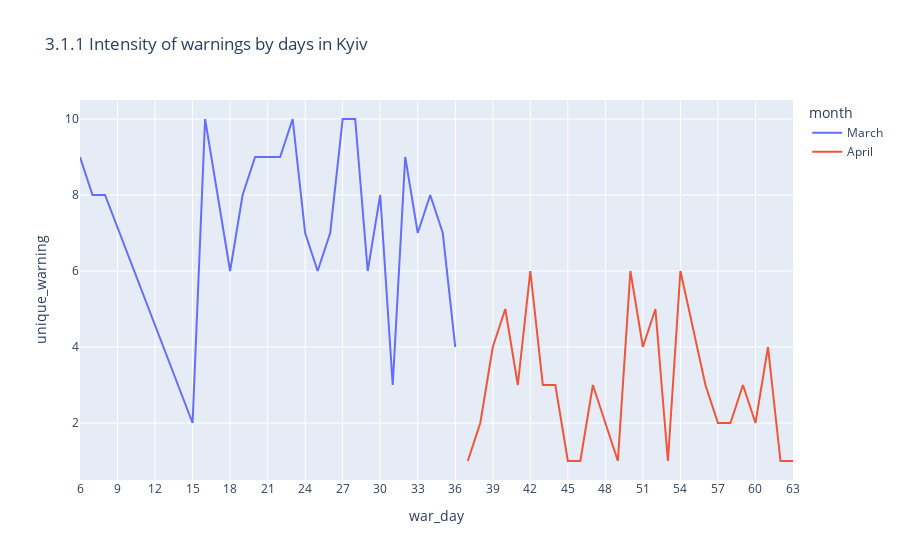

The cell this chart's notebook holds for it:
### Markdown cell above
### 3. Execution of calculations
### 3.1 Analysis of number of warning
#### 3.1.1 Intensity of warnings by days 
##### *From 4 until 14 March the number of warnings will be decrease because the any channels did not work at that time.

### Code cell
# selecting 
warday = df_region[['month_num','month','war_day', 'unique_warning']]
# grouping
warday = warday.groupby(by=['month_num','month','war_day']).sum()
warday = warday.reset_index()
# plotting
warday_line =  px.line(warday, x='war_day', y="unique_warning", color="month",
                      title=f'3.1.1 Intensity of warnings by days in {region}')
warday_line.update_xaxes(tick0=0, dtick=3)
warday_line.show()

### Figure 1 — Plotly figure (JSON) as saved in the notebook; plotly's stock layout.template omitted (floating-point values rounded to 4 significant figures)
{"data": [{"hovertemplate": "month=March<br>war_day=%{x}<br>unique_warning=%{y}<extra></extra>", "legendgroup": "March", "line": {"color": "#636efa", "dash": "solid"}, "mode": "lines", "name": "March", "orientation": "v", "showlegend": true, "type": "scatter", "x": [6, 7, 8, 15, 16, 17, 18, 19, 20, 21, 22, 23, 24, 25, 26, 27, 28, 29, 30, 31, 32, 33, 34, 35, 36], "xaxis": "x", "y": [9, 8, 8, 2, 10, 8, 6, 8, 9, 9, 9, 10, 7, 6, 7, 10, 10, 6, 8, 3, 9, 7, 8, 7, 4], "yaxis": "y"}, {"hovertemplate": "month=April<br>war_day=%{x}<br>unique_warning=%{y}<extra></extra>", "legendgroup": "April", "line": {"color": "#EF553B", "dash": "solid"}, "mode": "lines", "name": "April", "orientation": "v", "showlegend": true, "type": "scatter", "x": [37, 38, 39, 40, 41, 42, 43, 44, 45, 46, 47, 48, 49, 50, 51, 52, 53, 54, 56, 57, 58, 59, 60, 61, 62, 63], "xaxis": "x", "y": [1, 2, 4, 5, 3, 6, 3, 3, 1, 1, 3, 2, 1, 6, 4, 5, 1, 6, 3, 2, 2, 3, 2, 4, 1, 1], "yaxis": "y"}], "layout": {"legend": {"title": {"text": "month"}, "tracegroupgap": 0}, "title": {"text": "3.1.1 Intensity of warnings by days in Kyiv"}, "xaxis": {"anchor": "y", "domain": [0, 1], "dtick": 3, "tick0": 0, "title": {"text": "war_day"}}, "yaxis": {"anchor": "x", "domain": [0, 1], "title": {"text": "unique_warning"}}}}
